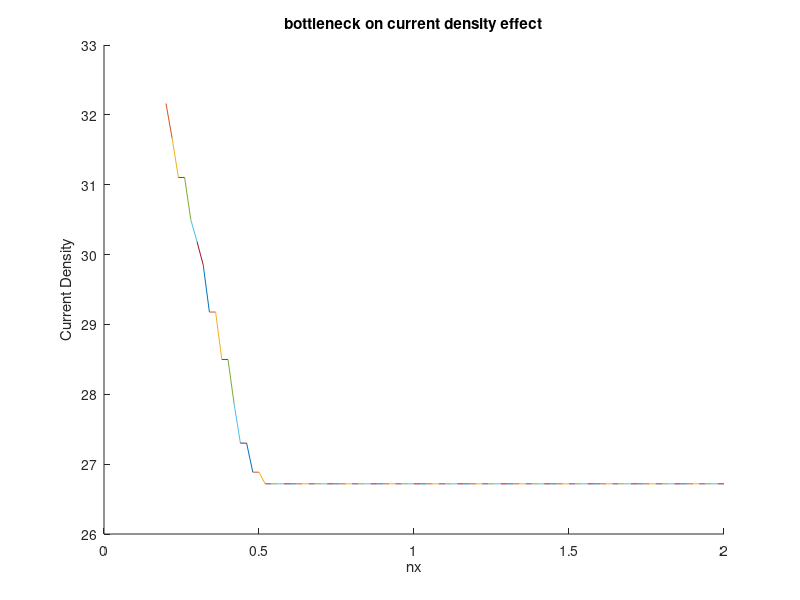

Source code (MATLAB):
% This section will involve investating the bottle neck and narrowing it to
% see how the current density behaves 

for bottle = 0.2:0.02:2
    nx = 20;
    ny = 30;         
    G = sparse(nx*ny);   
    F = zeros(1,nx*ny); 
    sigma = zeros(ny, nx);   % sigma matrix
    for x = 1:nx
        for y = 1:ny
            n = y + (x-1)*ny;
            if x == 1
                G(n, :) = 0;
                G(n, n) = 1;
                F(n) = 1;
            elseif x == nx
                G(n, :) = 0;
                G(n, n) = 1;
                F(n) = 0;
            elseif y == 1
                if x > (2/5)*nx && x < (3/5)*nx
                    G(n, n) = -3;
                    G(n, n-ny) = 10^-2;
                    G(n, n+1) = 10^-2;
                    G(n, n+ny) = 10^-2;
                else
                    G(n, n) = -3;
                    G(n, n-ny) = 1;
                    G(n, n+1) = 1;
                    G(n, n+ny) = 1;                    
                end
            elseif y == ny
                if x > (2/5)*nx && x < (3/5)*nx
                    G(n, n) = -3;
                    G(n, n-ny) = 10^-2;
                    G(n, n+1) = 10^-2;
                    G(n, n+ny) = 10^-2;
                else
                    G(n, n) = -3;
                    G(n, n-ny) = 1;
                    G(n, n+1) = 1;
                    G(n, n+ny) = 1;                    
                end     
            else
                if x > (2/5)*nx && x < (3/5)*nx && (y < bottle*ny ||y > (1-bottle)*ny)  
                    G(n, n) = -4;
                    G(n, n-ny) = 10^-2;
                    G(n, n+1) = 10^-2;
                    G(n, n-1) = 10^-2;
                    G(n, n+ny) = 10^-2;
                else
                    G(n, n) = -4;
                    G(n, n+1) = 1;
                    G(n, n-1) = 1;
                    G(n, n+ny) = 1;
                    G(n, n-ny) = 1;
                end
            end
        end
    end
    for a = 1 : nx
        for b = 1 : ny
            if a >= (2/5)*nx && a <= (3/5)*nx
                sigma(b, a) = 10^-2; 
            else
                sigma(b, a) = 1;
            end
            if a >= (2/5)*nx && a <= (3/5)*nx && b >= ny*bottle && b <= ny*(1-bottle)
                sigma(b,a) = 1;
            end
        end
    end
    
    V = G\F'; 
    Emap = zeros(ny, nx, 1);
    for i = 1:nx  
        for currDensity = 1:ny
            n = currDensity + (i-1)*ny;
            Emap(currDensity,i) = V(n);  
        end
    end
    [Ex, Ey] = gradient(Emap);
    currDensityx = sigma.*Ex;
    currDensityy = sigma.*Ey;
    currDensity = sqrt(currDensityx.^2 + currDensityy.^2);
    figure(1)
    title("bottleneck on current density effect")
    hold on
    if bottle > 0.2
        oldValue = total;
        total = sum(sum(currDensity, 2));
        plot([bottle-0.02, bottle], [oldValue, total])
        xlabel("nx")
        ylabel("Current Density")
    end
    if bottle == 0.2
        total = sum(sum(currDensity, 2));
        oldValue = total;
        plot([bottle, bottle], [oldValue, total]) 
    end
end